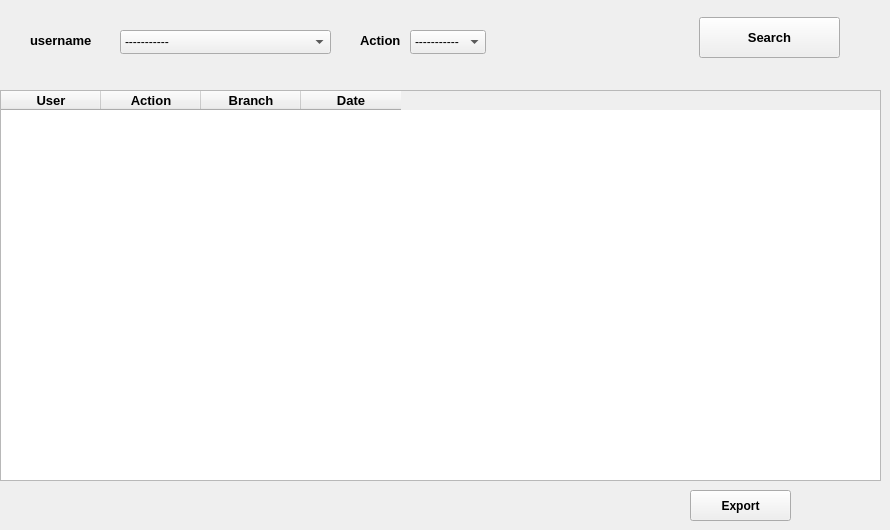
    <widget class="QWidget" name="tab_5">
     <attribute name="title">
      <string>History</string>
     </attribute>
     <widget class="QTableWidget" name="tableWidget_6">
      <property name="geometry">
       <rect>
        <x>0</x>
        <y>90</y>
        <width>881</width>
        <height>391</height>
       </rect>
      </property>
      <property name="font">
       <font>
        <family>Ubuntu</family>
        <pointsize>10</pointsize>
        <weight>75</weight>
        <bold>true</bold>
       </font>
      </property>
      <column>
       <property name="text">
        <string>User</string>
       </property>
      </column>
      <column>
       <property name="text">
        <string>Action</string>
       </property>
      </column>
      <column>
       <property name="text">
        <string>Branch</string>
       </property>
      </column>
      <column>
       <property name="text">
        <string>Date</string>
       </property>
      </column>
     </widget>
     <widget class="QLabel" name="label_42">
      <property name="geometry">
       <rect>
        <x>360</x>
        <y>30</y>
        <width>58</width>
        <height>21</height>
       </rect>
      </property>
      <property name="font">
       <font>
        <family>Ubuntu</family>
        <pointsize>10</pointsize>
        <weight>75</weight>
        <bold>true</bold>
       </font>
      </property>
      <property name="text">
       <string>Action</string>
      </property>
     </widget>
     <widget class="QComboBox" name="comboBox_26">
      <property name="geometry">
       <rect>
        <x>410</x>
        <y>30</y>
        <width>76</width>
        <height>24</height>
       </rect>
      </property>
      <item>
       <property name="text">
        <string>-----------</string>
       </property>
      </item>
      <item>
       <property name="text">
        <string>Login</string>
       </property>
      </item>
      <item>
       <property name="text">
        <string>Add</string>
       </property>
      </item>
      <item>
       <property name="text">
        <string>Edit</string>
       </property>
      </item>
      <item>
       <property name="text">
        <string>Delete</string>
       </property>
      </item>
      <item>
       <property name="text">
        <string>Rent</string>
       </property>
      </item>
      <item>
       <property name="text">
        <string>Retreive</string>
       </property>
      </item>
      <item>
       <property name="text">
        <string>Logout</string>
       </property>
      </item>
      <item>
       <property name="text">
        <string>Export</string>
       </property>
      </item>
      <item>
       <property name="text">
        <string>Import</string>
       </property>
      </item>
     </widget>
     <widget class="QPushButton" name="pushButton_33">
      <property name="geometry">
       <rect>
        <x>699</x>
        <y>17</y>
        <width>141</width>
        <height>41</height>
       </rect>
      </property>
      <property name="font">
       <font>
        <family>Ubuntu</family>
        <pointsize>10</pointsize>
        <weight>75</weight>
        <bold>true</bold>
       </font>
      </property>
      <property name="text">
       <string>Search</string>
      </property>
     </widget>
     <widget class="QPushButton" name="pushButton_47">
      <property name="geometry">
       <rect>
        <x>690</x>
        <y>490</y>
        <width>101</width>
        <height>31</height>
       </rect>
      </property>
      <property name="font">
       <font>
        <weight>75</weight>
        <bold>true</bold>
       </font>
      </property>
      <property name="text">
       <string>Export</string>
      </property>
     </widget>
     <widget class="QComboBox" name="comboBox_28">
      <property name="geometry">
       <rect>
        <x>120</x>
        <y>30</y>
        <width>211</width>
        <height>24</height>
       </rect>
      </property>
      <item>
       <property name="text">
        <string>-----------</string>
       </property>
      </item>
      <item>
       <property name="text">
        <string>Login</string>
       </property>
      </item>
      <item>
       <property name="text">
        <string>Add</string>
       </property>
      </item>
      <item>
       <property name="text">
        <string>Edit</string>
       </property>
      </item>
      <item>
       <property name="text">
        <string>Delete</string>
       </property>
      </item>
      <item>
       <property name="text">
        <string>Rent</string>
       </property>
      </item>
      <item>
       <property name="text">
        <string>Retrieve</string>
       </property>
      </item>
      <item>
       <property name="text">
        <string>Logout</string>
       </property>
      </item>
      <item>
       <property name="text">
        <string>Export</string>
       </property>
      </item>
      <item>
       <property name="text">
        <string>Import</string>
       </property>
      </item>
     </widget>
     <widget class="QLabel" name="label_43">
      <property name="geometry">
       <rect>
        <x>30</x>
        <y>30</y>
        <width>81</width>
        <height>21</height>
       </rect>
      </property>
      <property name="font">
       <font>
        <family>Ubuntu</family>
        <pointsize>10</pointsize>
        <weight>75</weight>
        <bold>true</bold>
       </font>
      </property>
      <property name="text">
       <string>username</string>
      </property>
     </widget>
    </widget>
